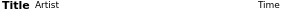
<?xml version="1.0" encoding="UTF-8"?>
<ui version="4.0">
 <class>PlaylistEntrySmall</class>
 <widget class="QFrame" name="PlaylistEntrySmall">
  <property name="geometry">
   <rect>
    <x>0</x>
    <y>0</y>
    <width>285</width>
    <height>10</height>
   </rect>
  </property>
  <property name="sizePolicy">
   <sizepolicy hsizetype="Preferred" vsizetype="Preferred">
    <horstretch>0</horstretch>
    <verstretch>0</verstretch>
   </sizepolicy>
  </property>
  <property name="windowTitle">
   <string>PlaylistEntrySmall</string>
  </property>
  <property name="styleSheet">
   <string notr="true">background: transparent;</string>
  </property>
  <property name="frameShape">
   <enum>QFrame::NoFrame</enum>
  </property>
  <property name="frameShadow">
   <enum>QFrame::Raised</enum>
  </property>
  <property name="lineWidth">
   <number>0</number>
  </property>
  <layout class="QHBoxLayout" name="horizontalLayout">
   <property name="spacing">
    <number>5</number>
   </property>
   <property name="leftMargin">
    <number>2</number>
   </property>
   <property name="topMargin">
    <number>0</number>
   </property>
   <property name="rightMargin">
    <number>5</number>
   </property>
   <property name="bottomMargin">
    <number>0</number>
   </property>
   <item>
    <widget class="QLabel" name="lab_title">
     <property name="sizePolicy">
      <sizepolicy hsizetype="Preferred" vsizetype="MinimumExpanding">
       <horstretch>0</horstretch>
       <verstretch>0</verstretch>
      </sizepolicy>
     </property>
     <property name="minimumSize">
      <size>
       <width>0</width>
       <height>10</height>
      </size>
     </property>
     <property name="maximumSize">
      <size>
       <width>546</width>
       <height>100</height>
      </size>
     </property>
     <property name="font">
      <font>
       <family>DejaVu Sans</family>
       <pointsize>8</pointsize>
       <weight>75</weight>
       <bold>true</bold>
      </font>
     </property>
     <property name="lineWidth">
      <number>0</number>
     </property>
     <property name="text">
      <string>Title</string>
     </property>
    </widget>
   </item>
   <item>
    <widget class="QLabel" name="lab_artist">
     <property name="sizePolicy">
      <sizepolicy hsizetype="Expanding" vsizetype="MinimumExpanding">
       <horstretch>0</horstretch>
       <verstretch>0</verstretch>
      </sizepolicy>
     </property>
     <property name="minimumSize">
      <size>
       <width>0</width>
       <height>10</height>
      </size>
     </property>
     <property name="maximumSize">
      <size>
       <width>500</width>
       <height>100</height>
      </size>
     </property>
     <property name="font">
      <font>
       <family>DejaVu Sans</family>
       <pointsize>7</pointsize>
      </font>
     </property>
     <property name="lineWidth">
      <number>0</number>
     </property>
     <property name="text">
      <string>Artist</string>
     </property>
     <property name="indent">
      <number>0</number>
     </property>
    </widget>
   </item>
   <item>
    <widget class="QLabel" name="lab_time">
     <property name="sizePolicy">
      <sizepolicy hsizetype="Preferred" vsizetype="MinimumExpanding">
       <horstretch>0</horstretch>
       <verstretch>0</verstretch>
      </sizepolicy>
     </property>
     <property name="minimumSize">
      <size>
       <width>30</width>
       <height>10</height>
      </size>
     </property>
     <property name="maximumSize">
      <size>
       <width>40</width>
       <height>100</height>
      </size>
     </property>
     <property name="font">
      <font>
       <family>DejaVu Sans</family>
       <pointsize>7</pointsize>
      </font>
     </property>
     <property name="lineWidth">
      <number>0</number>
     </property>
     <property name="text">
      <string>Time</string>
     </property>
     <property name="alignment">
      <set>Qt::AlignRight|Qt::AlignTrailing|Qt::AlignVCenter</set>
     </property>
     <property name="indent">
      <number>0</number>
     </property>
    </widget>
   </item>
  </layout>
 </widget>
 <resources/>
 <connections/>
</ui>
